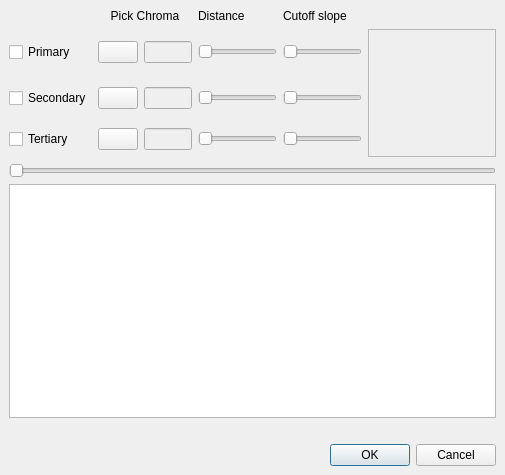
<?xml version="1.0" encoding="UTF-8"?>
<ui version="4.0">
 <class>artChromaHoldDialog</class>
 <widget class="QDialog" name="artChromaHoldDialog">
  <property name="geometry">
   <rect>
    <x>0</x>
    <y>0</y>
    <width>505</width>
    <height>475</height>
   </rect>
  </property>
  <property name="windowTitle">
   <string>Chroma Hold</string>
  </property>
  <layout class="QGridLayout">
   <property name="leftMargin">
    <number>9</number>
   </property>
   <property name="topMargin">
    <number>9</number>
   </property>
   <property name="rightMargin">
    <number>9</number>
   </property>
   <property name="bottomMargin">
    <number>9</number>
   </property>
   <property name="spacing">
    <number>6</number>
   </property>
   <item row="2" column="0" colspan="2">
    <widget class="ADM_QSlider" name="horizontalSlider">
     <property name="orientation">
      <enum>Qt::Horizontal</enum>
     </property>
    </widget>
   </item>
   <item row="5" column="0" colspan="2">
    <widget class="QDialogButtonBox" name="buttonBox">
     <property name="orientation">
      <enum>Qt::Horizontal</enum>
     </property>
     <property name="standardButtons">
      <set>QDialogButtonBox::Cancel|QDialogButtonBox::Ok</set>
     </property>
    </widget>
   </item>
   <item row="3" column="0" colspan="2">
    <widget class="QGraphicsView" name="graphicsView"/>
   </item>
   <item row="4" column="1">
    <spacer>
     <property name="orientation">
      <enum>Qt::Vertical</enum>
     </property>
     <property name="sizeType">
      <enum>QSizePolicy::Fixed</enum>
     </property>
     <property name="sizeHint" stdset="0">
      <size>
       <width>20</width>
       <height>20</height>
      </size>
     </property>
    </spacer>
   </item>
   <item row="1" column="0">
    <layout class="QHBoxLayout" name="toolboxLayout"/>
   </item>
   <item row="0" column="0" colspan="2">
    <layout class="QGridLayout" name="gridLayout">
     <property name="leftMargin">
      <number>0</number>
     </property>
     <property name="topMargin">
      <number>0</number>
     </property>
     <property name="rightMargin">
      <number>0</number>
     </property>
     <property name="bottomMargin">
      <number>0</number>
     </property>
     <item row="1" column="1">
      <widget class="QPushButton" name="pushButtonC1">
       <property name="text">
        <string/>
       </property>
       <property name="icon">
        <iconset resource="artChromaHold.qrc">
         <normaloff>:/images/color.png</normaloff>:/images/color.png</iconset>
       </property>
      </widget>
     </item>
     <item row="3" column="4">
      <widget class="ADM_SliderIndicator" name="horizontalSliderC3slope">
       <property name="maximum">
        <number>100</number>
       </property>
       <property name="orientation">
        <enum>Qt::Horizontal</enum>
       </property>
      </widget>
     </item>
     <item row="1" column="4">
      <widget class="ADM_SliderIndicator" name="horizontalSliderC1slope">
       <property name="maximum">
        <number>100</number>
       </property>
       <property name="orientation">
        <enum>Qt::Horizontal</enum>
       </property>
      </widget>
     </item>
     <item row="1" column="2">
      <widget class="QLineEdit" name="lineEditC1">
       <property name="enabled">
        <bool>false</bool>
       </property>
       <property name="sizePolicy">
        <sizepolicy hsizetype="Fixed" vsizetype="Fixed">
         <horstretch>0</horstretch>
         <verstretch>0</verstretch>
        </sizepolicy>
       </property>
       <property name="maximumSize">
        <size>
         <width>48</width>
         <height>16777215</height>
        </size>
       </property>
       <property name="autoFillBackground">
        <bool>true</bool>
       </property>
       <property name="frame">
        <bool>true</bool>
       </property>
       <property name="alignment">
        <set>Qt::AlignCenter</set>
       </property>
       <property name="readOnly">
        <bool>true</bool>
       </property>
      </widget>
     </item>
     <item row="3" column="0">
      <widget class="QCheckBox" name="checkBoxC3en">
       <property name="text">
        <string>Tertiary</string>
       </property>
      </widget>
     </item>
     <item row="2" column="0">
      <widget class="QCheckBox" name="checkBoxC2en">
       <property name="text">
        <string>Secondary</string>
       </property>
      </widget>
     </item>
     <item row="1" column="0">
      <widget class="QCheckBox" name="checkBoxC1en">
       <property name="enabled">
        <bool>true</bool>
       </property>
       <property name="text">
        <string>Primary</string>
       </property>
       <property name="checkable">
        <bool>true</bool>
       </property>
       <property name="checked">
        <bool>false</bool>
       </property>
      </widget>
     </item>
     <item row="2" column="1">
      <widget class="QPushButton" name="pushButtonC2">
       <property name="text">
        <string/>
       </property>
       <property name="icon">
        <iconset resource="artChromaHold.qrc">
         <normaloff>:/images/color.png</normaloff>:/images/color.png</iconset>
       </property>
      </widget>
     </item>
     <item row="3" column="1">
      <widget class="QPushButton" name="pushButtonC3">
       <property name="text">
        <string/>
       </property>
       <property name="icon">
        <iconset resource="artChromaHold.qrc">
         <normaloff>:/images/color.png</normaloff>:/images/color.png</iconset>
       </property>
      </widget>
     </item>
     <item row="2" column="2">
      <widget class="QLineEdit" name="lineEditC2">
       <property name="enabled">
        <bool>false</bool>
       </property>
       <property name="sizePolicy">
        <sizepolicy hsizetype="Fixed" vsizetype="Fixed">
         <horstretch>0</horstretch>
         <verstretch>0</verstretch>
        </sizepolicy>
       </property>
       <property name="maximumSize">
        <size>
         <width>48</width>
         <height>16777215</height>
        </size>
       </property>
       <property name="autoFillBackground">
        <bool>true</bool>
       </property>
      </widget>
     </item>
     <item row="3" column="2">
      <widget class="QLineEdit" name="lineEditC3">
       <property name="enabled">
        <bool>false</bool>
       </property>
       <property name="sizePolicy">
        <sizepolicy hsizetype="Fixed" vsizetype="Fixed">
         <horstretch>0</horstretch>
         <verstretch>0</verstretch>
        </sizepolicy>
       </property>
       <property name="maximumSize">
        <size>
         <width>48</width>
         <height>16777215</height>
        </size>
       </property>
       <property name="autoFillBackground">
        <bool>true</bool>
       </property>
      </widget>
     </item>
     <item row="1" column="3">
      <widget class="ADM_SliderIndicator" name="horizontalSliderC1dist">
       <property name="minimum">
        <number>0</number>
       </property>
       <property name="maximum">
        <number>100</number>
       </property>
       <property name="pageStep">
        <number>10</number>
       </property>
       <property name="orientation">
        <enum>Qt::Horizontal</enum>
       </property>
      </widget>
     </item>
     <item row="2" column="3">
      <widget class="ADM_SliderIndicator" name="horizontalSliderC2dist">
       <property name="maximum">
        <number>100</number>
       </property>
       <property name="pageStep">
        <number>10</number>
       </property>
       <property name="orientation">
        <enum>Qt::Horizontal</enum>
       </property>
      </widget>
     </item>
     <item row="0" column="3">
      <widget class="QLabel" name="label_3">
       <property name="text">
        <string>Distance</string>
       </property>
      </widget>
     </item>
     <item row="0" column="4">
      <widget class="QLabel" name="label_4">
       <property name="text">
        <string>Cutoff slope</string>
       </property>
      </widget>
     </item>
     <item row="0" column="1" colspan="2">
      <widget class="QLabel" name="label_5">
       <property name="text">
        <string>Pick Chroma</string>
       </property>
       <property name="alignment">
        <set>Qt::AlignCenter</set>
       </property>
      </widget>
     </item>
     <item row="2" column="4">
      <widget class="ADM_SliderIndicator" name="horizontalSliderC2slope">
       <property name="maximum">
        <number>100</number>
       </property>
       <property name="orientation">
        <enum>Qt::Horizontal</enum>
       </property>
      </widget>
     </item>
     <item row="3" column="3">
      <widget class="ADM_SliderIndicator" name="horizontalSliderC3dist">
       <property name="maximum">
        <number>100</number>
       </property>
       <property name="pageStep">
        <number>10</number>
       </property>
       <property name="orientation">
        <enum>Qt::Horizontal</enum>
       </property>
      </widget>
     </item>
     <item row="1" column="5" rowspan="3">
      <widget class="QGraphicsView" name="graphicsViewUV">
       <property name="enabled">
        <bool>false</bool>
       </property>
       <property name="sizePolicy">
        <sizepolicy hsizetype="Fixed" vsizetype="Fixed">
         <horstretch>0</horstretch>
         <verstretch>0</verstretch>
        </sizepolicy>
       </property>
       <property name="minimumSize">
        <size>
         <width>128</width>
         <height>128</height>
        </size>
       </property>
       <property name="maximumSize">
        <size>
         <width>128</width>
         <height>128</height>
        </size>
       </property>
       <property name="verticalScrollBarPolicy">
        <enum>Qt::ScrollBarAlwaysOff</enum>
       </property>
       <property name="horizontalScrollBarPolicy">
        <enum>Qt::ScrollBarAlwaysOff</enum>
       </property>
      </widget>
     </item>
    </layout>
   </item>
  </layout>
 </widget>
 <customwidgets>
  <customwidget>
   <class>ADM_QSlider</class>
   <extends>QSlider</extends>
   <header>ADM_toolkitQt.h</header>
  </customwidget>
  <customwidget>
   <class>ADM_SliderIndicator</class>
   <extends>QSlider</extends>
   <header>ADM_toolkitQt.h</header>
  </customwidget>
 </customwidgets>
 <tabstops>
  <tabstop>checkBoxC1en</tabstop>
  <tabstop>pushButtonC1</tabstop>
  <tabstop>lineEditC1</tabstop>
  <tabstop>horizontalSliderC1dist</tabstop>
  <tabstop>horizontalSliderC1slope</tabstop>
  <tabstop>checkBoxC2en</tabstop>
  <tabstop>pushButtonC2</tabstop>
  <tabstop>lineEditC2</tabstop>
  <tabstop>horizontalSliderC2dist</tabstop>
  <tabstop>horizontalSliderC2slope</tabstop>
  <tabstop>checkBoxC3en</tabstop>
  <tabstop>pushButtonC3</tabstop>
  <tabstop>lineEditC3</tabstop>
  <tabstop>horizontalSliderC3dist</tabstop>
  <tabstop>horizontalSliderC3slope</tabstop>
  <tabstop>horizontalSlider</tabstop>
  <tabstop>graphicsView</tabstop>
 </tabstops>
 <resources>
  <include location="artChromaHold.qrc"/>
 </resources>
 <connections>
  <connection>
   <sender>buttonBox</sender>
   <signal>accepted()</signal>
   <receiver>artChromaHoldDialog</receiver>
   <slot>accept()</slot>
   <hints>
    <hint type="sourcelabel">
     <x>248</x>
     <y>254</y>
    </hint>
    <hint type="destinationlabel">
     <x>157</x>
     <y>274</y>
    </hint>
   </hints>
  </connection>
  <connection>
   <sender>buttonBox</sender>
   <signal>rejected()</signal>
   <receiver>artChromaHoldDialog</receiver>
   <slot>reject()</slot>
   <hints>
    <hint type="sourcelabel">
     <x>316</x>
     <y>260</y>
    </hint>
    <hint type="destinationlabel">
     <x>286</x>
     <y>274</y>
    </hint>
   </hints>
  </connection>
 </connections>
</ui>
